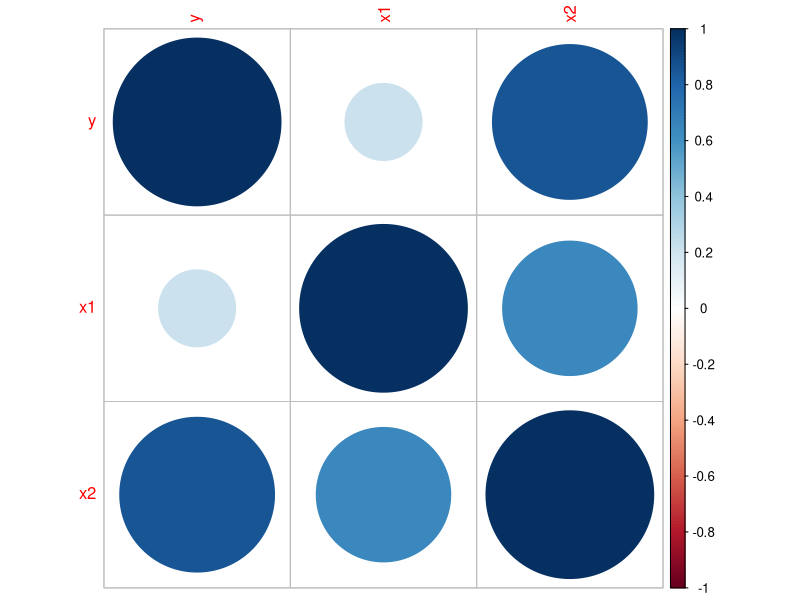
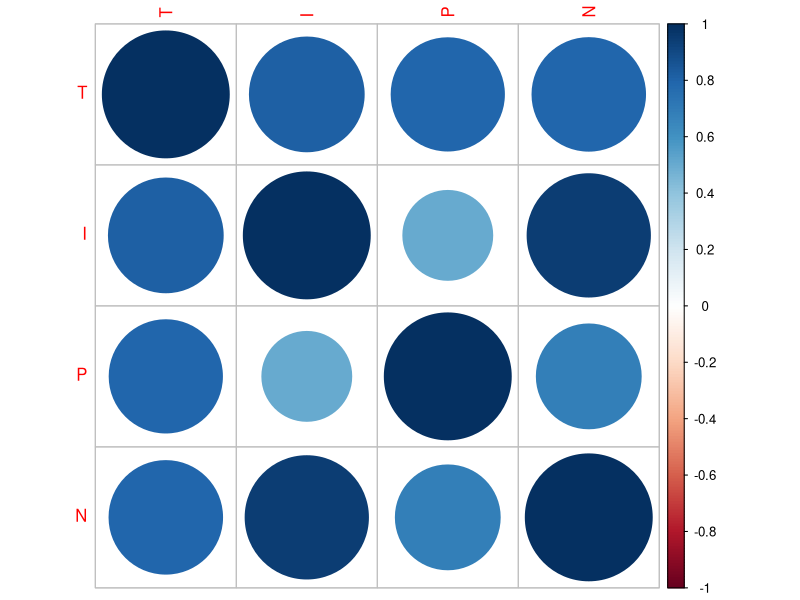
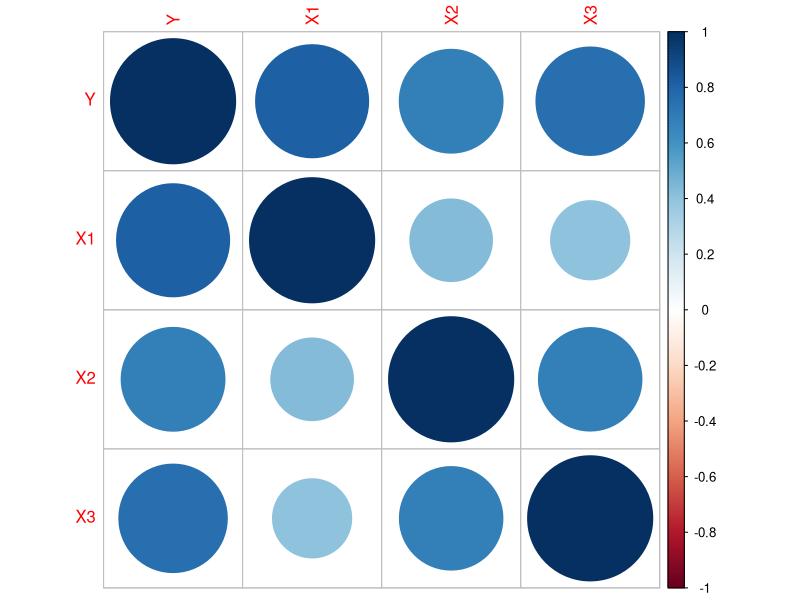

The R script that drew these images, in order:
W <- c(2051.74, 2152.99, 2225.41, 2276.84, 2405.46, 2528.62, 2662.51, 2899.83, 3096.55, 3243.6, 3438.21, 3586.75, 3690.3, 3823.32, 3942.67, 4066.95, 4218.92, 4255.59) # nolint
M <- c(1923.98, 2062.69, 2134.68, 2201.64, 2309.52, 2402.46, 2521.16, 2739.18, 3000.11, 3156.14, 3273.88, 3458.80, 3585.86, 3706.90, 3839.77, 3968.01, 4118.63, 4271.36) # nolint

# M - cena metra kwadratowego
# M ~ a_0 + a_1 * W # nolint

wsp_korelacji_pearsona <- cor(W, M)
wsp_korelacji_pearsona

R_2 <- wsp_korelacji_pearsona ^ 2
setwd("./Temat 5")

install.packages(stats)
library(stats)
install.packages("corrplot")
library(corrplot)

dane_1 <- read.csv2("LAB_lm1_dane.csv", header = T, sep = ";", dec = ".")
dane_1_kor <- cor(dane_1)
corrplot(dane_1_kor)
summary(lm(dane_1$y ~ dane_1$x1 + dane_1$x2))
# Usuwając zmienną x1 tracimy prawie 20 przy Multiple R-squared
summary(lm(dane_1$y ~ dane_1$x2))

dane_2 <- read.csv2("LAB_lm2_dane.csv", header = T, sep = ";", dec = ".")
dane_2_kor <- cor(dane_2)
corrplot(dane_2_kor)
model_TIPN <- lm(dane_2$T ~ dane_2$I + dane_2$P + dane_2$N) # nolint
summary(model_TIPN)
# Wyrzucamy zmienną I
model_TIPN <- lm(dane_2$T ~ dane_2$P + dane_2$N) # nolint
summary(model_TIPN)
# Wyrzucamy zmienną N
model_TIPN <- lm(dane_2$T ~ dane_2$I + dane_2$P) # nolint
summary(model_TIPN)
# Wyrzucenie zmiennej I powoduje większe straty niż wyrzucenie zmiennej N

dane_3 <- read.csv2("LAB_lm3_dane.csv", header = T, sep = ";", dec = ".")
dane_3_kor <- cor(dane_3)
corrplot(dane_3_kor)
# Najważniejsza zmienna jest X1 ponieważ jako jedyna posiada jakikolwiek significant code
model_y_x1_x2_x3 <- lm(dane_3$Y ~ dane_3$X1 + dane_3$X2 + dane_3$X3)
summary(model_y_x1_x2_x3)

model_y_x1_x3 <- lm(dane_3$Y ~ dane_3$X1 + dane_3$X3)
summary(model_y_x1_x3)
# Wyrzucenie X2 zmniejsza Multiple R-squared ale uzyskaliśmy mniej parametrów do szacowania
# tz. że, pozostałe zmienne zdobyły więcej wagi i znaki significant code

model_y_x1_x2 <- lm(dane_3$Y ~ dane_3$X1 + dane_3$X2)
summary(model_y_x1_x2)
# Wyrzucenie X3 zmienjsza Multiple R-squared i Adjusted R-squared zatem ogólny wynik jest gorszy
# Lepiej jest wyrzucić zmienną X2

model_y_x2_x3 <- lm(dane_3$Y ~ dane_3$X2 + dane_3$X3)
summary((model_y_x2_x3))